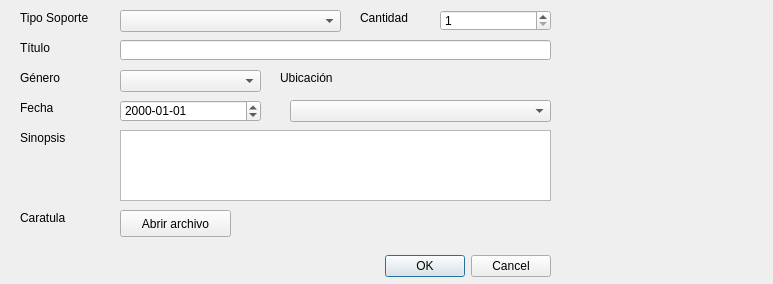
<?xml version="1.0" encoding="UTF-8"?>
<ui version="4.0">
 <class>IngreSopDialog</class>
 <widget class="QDialog" name="IngreSopDialog">
  <property name="geometry">
   <rect>
    <x>0</x>
    <y>0</y>
    <width>773</width>
    <height>284</height>
   </rect>
  </property>
  <property name="windowTitle">
   <string>Dialog</string>
  </property>
  <property name="windowIcon">
   <iconset resource="imagenes.qrc">
    <normaloff>:/images/Disco II.ico</normaloff>:/images/Disco II.ico</iconset>
  </property>
  <widget class="QDialogButtonBox" name="buttonBox">
   <property name="geometry">
    <rect>
     <x>370</x>
     <y>250</y>
     <width>181</width>
     <height>32</height>
    </rect>
   </property>
   <property name="orientation">
    <enum>Qt::Horizontal</enum>
   </property>
   <property name="standardButtons">
    <set>QDialogButtonBox::Cancel|QDialogButtonBox::Ok</set>
   </property>
  </widget>
  <widget class="QLabel" name="label">
   <property name="geometry">
    <rect>
     <x>20</x>
     <y>10</y>
     <width>91</width>
     <height>16</height>
    </rect>
   </property>
   <property name="text">
    <string>Tipo Soporte</string>
   </property>
  </widget>
  <widget class="QLabel" name="label_2">
   <property name="geometry">
    <rect>
     <x>20</x>
     <y>40</y>
     <width>41</width>
     <height>16</height>
    </rect>
   </property>
   <property name="text">
    <string>Título</string>
   </property>
  </widget>
  <widget class="QLabel" name="label_3">
   <property name="geometry">
    <rect>
     <x>20</x>
     <y>70</y>
     <width>71</width>
     <height>16</height>
    </rect>
   </property>
   <property name="text">
    <string>Género</string>
   </property>
  </widget>
  <widget class="QLabel" name="label_4">
   <property name="geometry">
    <rect>
     <x>360</x>
     <y>10</y>
     <width>71</width>
     <height>16</height>
    </rect>
   </property>
   <property name="text">
    <string>Cantidad</string>
   </property>
  </widget>
  <widget class="QLabel" name="label_5">
   <property name="geometry">
    <rect>
     <x>280</x>
     <y>70</y>
     <width>81</width>
     <height>16</height>
    </rect>
   </property>
   <property name="text">
    <string>Ubicación</string>
   </property>
  </widget>
  <widget class="QLabel" name="label_6">
   <property name="geometry">
    <rect>
     <x>20</x>
     <y>100</y>
     <width>101</width>
     <height>16</height>
    </rect>
   </property>
   <property name="text">
    <string>Fecha</string>
   </property>
  </widget>
  <widget class="QComboBox" name="comboBox">
   <property name="geometry">
    <rect>
     <x>120</x>
     <y>10</y>
     <width>221</width>
     <height>22</height>
    </rect>
   </property>
  </widget>
  <widget class="QLineEdit" name="lineEdit">
   <property name="geometry">
    <rect>
     <x>120</x>
     <y>40</y>
     <width>431</width>
     <height>20</height>
    </rect>
   </property>
  </widget>
  <widget class="QComboBox" name="comboBox_2">
   <property name="geometry">
    <rect>
     <x>120</x>
     <y>70</y>
     <width>141</width>
     <height>22</height>
    </rect>
   </property>
  </widget>
  <widget class="QDateEdit" name="dateEdit">
   <property name="geometry">
    <rect>
     <x>120</x>
     <y>100</y>
     <width>141</width>
     <height>22</height>
    </rect>
   </property>
   <property name="specialValueText">
    <string/>
   </property>
   <property name="dateTime">
    <datetime>
     <hour>0</hour>
     <minute>0</minute>
     <second>0</second>
     <year>2000</year>
     <month>1</month>
     <day>1</day>
    </datetime>
   </property>
   <property name="displayFormat">
    <string>yyyy-MM-dd</string>
   </property>
  </widget>
  <widget class="QComboBox" name="comboBox_3">
   <property name="geometry">
    <rect>
     <x>290</x>
     <y>100</y>
     <width>261</width>
     <height>22</height>
    </rect>
   </property>
  </widget>
  <widget class="QLabel" name="label_7">
   <property name="geometry">
    <rect>
     <x>20</x>
     <y>130</y>
     <width>81</width>
     <height>16</height>
    </rect>
   </property>
   <property name="text">
    <string>Sinopsis</string>
   </property>
  </widget>
  <widget class="QLabel" name="label_8">
   <property name="geometry">
    <rect>
     <x>20</x>
     <y>210</y>
     <width>91</width>
     <height>16</height>
    </rect>
   </property>
   <property name="text">
    <string>Caratula</string>
   </property>
  </widget>
  <widget class="QSpinBox" name="spinBox">
   <property name="geometry">
    <rect>
     <x>440</x>
     <y>10</y>
     <width>111</width>
     <height>21</height>
    </rect>
   </property>
   <property name="minimum">
    <number>1</number>
   </property>
   <property name="value">
    <number>1</number>
   </property>
  </widget>
  <widget class="QPushButton" name="pushButton">
   <property name="geometry">
    <rect>
     <x>120</x>
     <y>210</y>
     <width>111</width>
     <height>27</height>
    </rect>
   </property>
   <property name="text">
    <string>Abrir archivo</string>
   </property>
  </widget>
  <widget class="QLabel" name="label_9">
   <property name="geometry">
    <rect>
     <x>240</x>
     <y>210</y>
     <width>311</width>
     <height>21</height>
    </rect>
   </property>
   <property name="text">
    <string/>
   </property>
  </widget>
  <widget class="QLabel" name="foto">
   <property name="geometry">
    <rect>
     <x>560</x>
     <y>10</y>
     <width>201</width>
     <height>261</height>
    </rect>
   </property>
   <property name="text">
    <string/>
   </property>
   <property name="pixmap">
    <pixmap resource="imagenes.qrc">:/images/No.ico</pixmap>
   </property>
   <property name="scaledContents">
    <bool>true</bool>
   </property>
  </widget>
  <widget class="QTextEdit" name="textEdit">
   <property name="geometry">
    <rect>
     <x>120</x>
     <y>130</y>
     <width>431</width>
     <height>71</height>
    </rect>
   </property>
  </widget>
 </widget>
 <tabstops>
  <tabstop>comboBox</tabstop>
  <tabstop>spinBox</tabstop>
  <tabstop>lineEdit</tabstop>
  <tabstop>comboBox_2</tabstop>
  <tabstop>dateEdit</tabstop>
  <tabstop>comboBox_3</tabstop>
  <tabstop>pushButton</tabstop>
 </tabstops>
 <resources>
  <include location="imagenes.qrc"/>
 </resources>
 <connections>
  <connection>
   <sender>buttonBox</sender>
   <signal>accepted()</signal>
   <receiver>IngreSopDialog</receiver>
   <slot>accept()</slot>
   <hints>
    <hint type="sourcelabel">
     <x>248</x>
     <y>254</y>
    </hint>
    <hint type="destinationlabel">
     <x>157</x>
     <y>274</y>
    </hint>
   </hints>
  </connection>
  <connection>
   <sender>buttonBox</sender>
   <signal>rejected()</signal>
   <receiver>IngreSopDialog</receiver>
   <slot>reject()</slot>
   <hints>
    <hint type="sourcelabel">
     <x>316</x>
     <y>260</y>
    </hint>
    <hint type="destinationlabel">
     <x>286</x>
     <y>274</y>
    </hint>
   </hints>
  </connection>
 </connections>
</ui>
